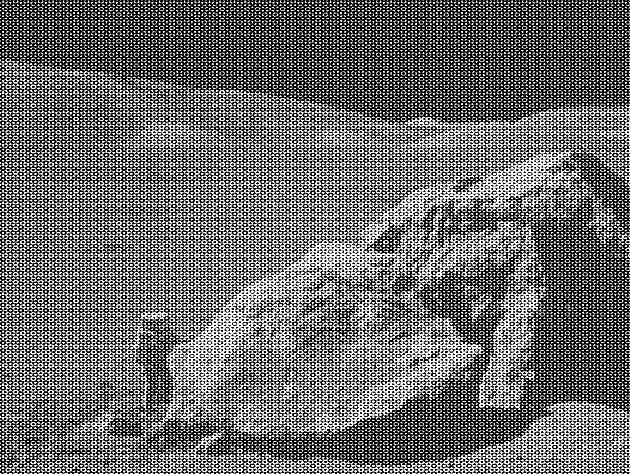
#> input picture moonlanding.png, 630 x 474 px
$ python scipyTests.py
#> lines starting #> are read from the running program, lines starting #| are printed output that depends on the picture
# -*- coding: utf-8 -*-
"""
Created on Thu Sep  4 14:59:11 2014

@author: mehdi
"""

import numpy as np
from scipy import io as spio
from scipy import misc
from scipy import linalg
from scipy import fftpack
from scipy import stats
import pylab as pl

original_image = pl.imread('moonlanding.png')
#> original_image is the input picture: shape (474, 630) float32; min 0, max 1, mean 0.424

fft_image = fftpack.fft2(original_image)
fft_magnitude = np.abs(fft_image)

image_center = np.array([ fft_image.shape[0]/2, fft_image.shape[1]/2])
#> image_center = [237, 315]

step = 200
fft_image[0:step,0:step]=0


new_image= fftpack.ifft2(fft_image).real
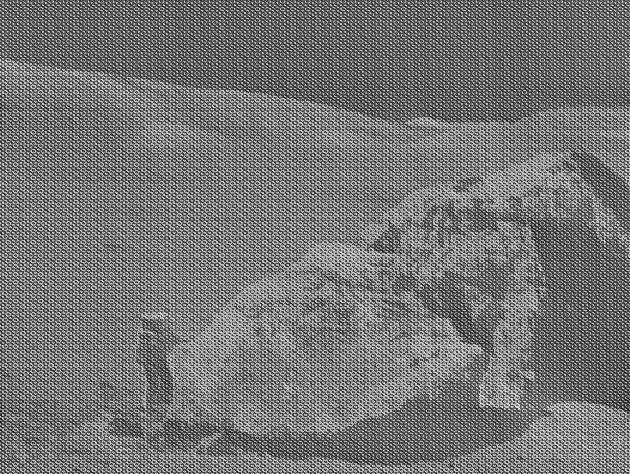
#> new_image: shape (474, 630) float32; min -0.602, max 0.705, mean 2.5e-09; drawn with min black and max white

pl.close('all')
pl.figure()
pl.imshow(original_image, cmap='gray')
pl.colorbar()


pl.figure()
pl.imshow(new_image, cmap='gray')
pl.colorbar()
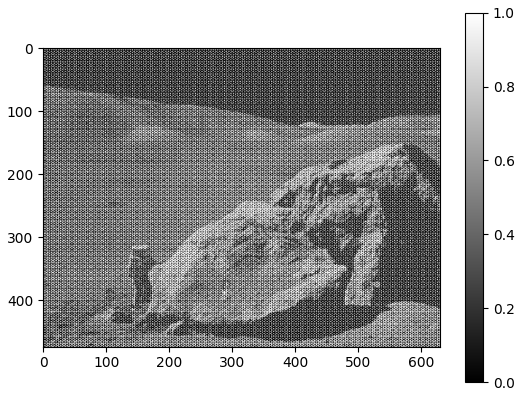
#> figure drawn by matplotlib, 2 panels
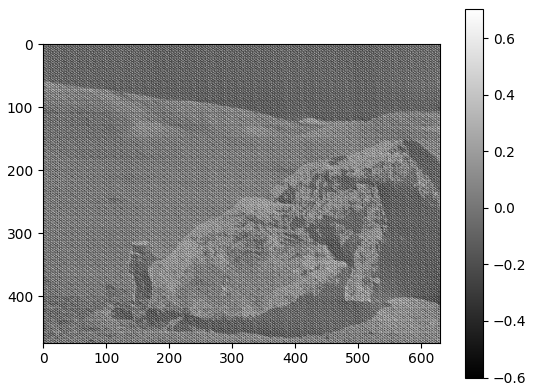
#> figure drawn by matplotlib, 2 panels
